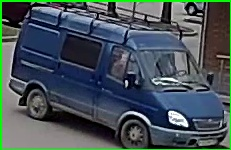
#> input picture Детектор объектов на видео/Файлы логирования/objects_mobilenet/frame_1001_obj_car_4.jpg, 231 x 150 px
$ python -i functions.py   (imports and definitions only)
#> lines starting #> are read from the running program, lines starting #| are printed output that depends on the picture; after the words box and inside, x2 and y2 are one past the last pixel; in counts of white or black regions, pixels touching at a corner belong together
#> further down, picture is the input picture: shape (150, 231, 3); mean B, G, R 88.7, 83.2, 70.2
import cv2 as cv
import numpy as np
import csv

def canny(img):
    img = cv.cvtColor(img, cv.COLOR_BGR2BGRA)
    blur = cv.GaussianBlur(img, (5,5), 0)

    res_img = cv.Canny(blur, 50, 100)  # отношение параметров лучше брать 1 к 2 или 1 к 3

    return res_img

def get_color_part(img):

    low_fire = np.array((30,20,50), np.uint8)
    high_fire = np.array((70,100,100), np.uint8)

    img_hsv = cv.cvtColor(img, cv.COLOR_BGR2HSV)
#> img_hsv: shape (150, 231, 3); mean H, S, V 94.8, 93.3, 98.8
    mask_fire = cv.inRange(img_hsv, low_fire, high_fire)
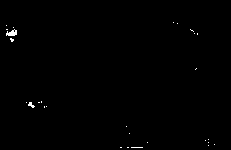
#> mask_fire: shape (150, 231); 0.38% white in thin lines or dots, all inside (x1, y1, x2, y2) = (6, 22, 215, 148)

    img_fire = cv.bitwise_and(img_hsv, img_hsv, mask = mask_fire)
#> img_fire: shape (150, 231, 3); mean H, S, V 0.1, 0.2, 0.3
    img_fire = cv.cvtColor(img_fire, cv.COLOR_HSV2BGR)

    return img_fire

# записываем объекты в лог
def save_log(id_frame, id_object, x_coord , y_coord, width, height, obj_class, obj_proba, log_file_path):
    """Создает файл или открывает существующий => записывет 1 объект (контур)"""
    with open(log_file_path, 'a', newline='') as csvfile:
        fieldnames = ['id_frame', 'id_object', 'x_coord', 'y_coord', 'width', 'height', 'obj_class', 'obj_proba']
        writer = csv.DictWriter(csvfile, fieldnames=fieldnames)
        writer.writerow(dict(id_frame = id_frame, id_object = id_object,
                     x_coord = x_coord, y_coord = y_coord,
                     width = width, height = height,
                     obj_class = obj_class, obj_proba = obj_proba))

>>> import cv2
>>> picture = cv2.imread('../Файлы логирования/objects_mobilenet/frame_1001_obj_car_4.jpg')
>>> result = get_color_part(picture)
